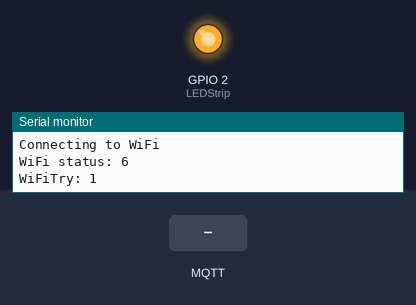
Bench run of a sketch on a simulated ESP8266 (NodeMCU). Shown: output pins drawn as LEDs (lit = HIGH), the last lines printed to the serial monitor. The inputs (shaded band) are chosen by the test bench. WiFi joins after 1.5 s; servers stay silent unless stated; random numbers use the default seed unless the sketch sets one; no MQTT or app messages arrive unless stated.

Above: at 0.2 s.
At 3.3 s:
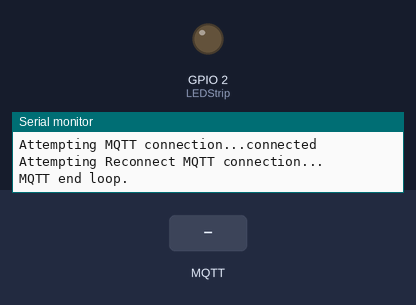
3.4 s: MQTT message "office/light/switch" arrives on the first subscribed topic
4.9 s: MQTT message "office/light/switch" arrives on the second subscribed topic
6.4 s: MQTT message "office/light/switch" arrives on the third subscribed topic
Timing chart, 0 to 9.4 s (numbered marks = the images above; inputs shaded):
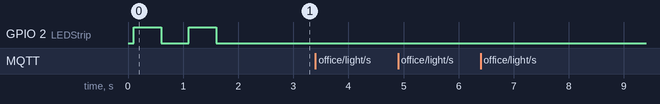

The sketch:

Connect_to_MQTT_0.7_-_receive_Dimmer.ino
```cpp
/*
 *     M      M     AA    TTTTTTT  TTTTTTT  EEEEEEE M      M     AA     NN    N
 *     MM    MM    A  A      T        T     E       MM    MM    A  A    NN    N
 *     M M  M M   A    A     T        T     E       M M  M M   A    A   N  N  N
 *     M  MM  M   AAAAAA     T        T     EEEE    M  MM  M   AAAAAA   N  N  N - AUTOMATION
 *     M      M  A      A    T        T     E       M      M  A      A  N   N N
 *     M      M  A      A    T        T     E       M      M  A      A  N    NN
 *     M      M  A      A    T        T     EEEEEEE M      M  A      A  N    NN
 *
 *
 *     Project    : Connect to MQTT, the Right Way
  *    Version    : 0.5
 *     Date       : 01-2021
 *     Written by : Ap Matteman
 */

// #include "WiFi.h"      //FOR ESP32
#include <ESP8266WiFi.h>  // FOR ESP8266
#include <PubSubClient.h> // FOR MQTT

WiFiClient espClient;
PubSubClient client(espClient); // MQTT Client

const char* YourWiFiSSID = "YourSSID";
const char* YourWiFiPassword = "YourWiFiPassword";
const char* mqtt_server = "192.168.10.10";
const char* mqtt_user = "MQTTHome";
const char* mqtt_password = "Home@48";
const char* Device_ID = "Dimmer";

int LEDStrip = 2;     // D4

byte OnOff = 0;
int Brightness = 0;

int WiFiTry = 0;          // times the WiFi is not available
int MQTTTry = 0;          // times the MQTT server is not available.

void setup() {
  Serial.begin(115200);
  delay(100);
  pinMode(LEDStrip, OUTPUT);

  ConnectWiFi();
  client.setServer(mqtt_server, 1883);
  ConnectMQTT();


  client.subscribe("office/light/switch");
  client.subscribe("office/light/brightness/set");
  client.setCallback(callback);

  // Send the Turn Off to Home Assistant
  client.publish("office/light/brightness/status", "0");
  client.publish("office/light/status", "OFF");
}

void ConnectWiFi() {
  //Connect with WiFi network
  WiFi.begin(YourWiFiSSID, YourWiFiPassword);
  Serial.println("Connecting to WiFi");
  //Try to connect to WiFi for 5 times
  while (WiFi.status() != WL_CONNECTED && WiFiTry < 5) {
    digitalWrite(LEDStrip, HIGH);
    ++WiFiTry;
    Serial.print("WiFi status: ");; Serial.println(WiFi.status());
    Serial.print("WiFiTry: ");; Serial.println(WiFiTry);
    delay(500);
    digitalWrite(LEDStrip, LOW);
    delay(500);
  }
  Serial.println("");
  Serial.print("WiFiTry: ");; Serial.println(WiFiTry);
  WiFiTry = 0;
  Serial.print("Got IP: ");  Serial.println(WiFi.localIP());
}

void ConnectMQTT() {

    while (!client.connected() && MQTTTry < 5 ) {
      Serial.print("Attempting MQTT connection...");
      ++MQTTTry;
      // Create a random client ID
      String clientId = "ESP8266Client-";
      clientId += String(random(0xffff), HEX);
      // Attempt to connect
      if (client.connect(clientId.c_str(), mqtt_user, mqtt_password)) {
        Serial.println("connected");
        // Once connected, publish an announcement...
        client.publish("outTopic", "hello world");
        // ... and resubscribe
        client.subscribe("inTopic");
      } else {
        Serial.print("failed, rc=");
        Serial.print(client.state());
        Serial.println(" try again in 5 seconds");
        // Wait 5 seconds before retrying
        delay(5000);
    }
  }


  // Recconnect to the MQTT server
  Serial.println("Attempting Reconnect MQTT connection...");
  // Attempt to connect
  //  client.setClient(Device_ID);
  // while (!client.connect(mqtt_server, mqtt_user, mqtt_password) && MQTTTry < 5 ) {
  /// while (!client.connect(Device_ID) && MQTTTry < 5 ) {
  //   ++MQTTTry;
  //   Serial.println("No MQTT, Retry");
  //   delay(1000);
  // }
  MQTTTry = 0;
  Serial.println("MQTT end loop.");
}

void callback(char* topic, byte* payload, unsigned int length) {
  Serial.print("MQTT Message: ");
  Serial.println(topic);

  if (strcmp(topic,"office/light/switch")==0){
    Serial.println("Signal for Switch");
    String Status = "";
    for (int i=0;i<length;i++) {
      Status+= (char)payload[i];
    }
    client.publish("office/light/status", Status.c_str());
    if (Status == "ON") {
      OnOff = 1;
    } else {
      OnOff = 0;
    }
    Serial.print("OnOff: ");
    Serial.println(OnOff);
  }

  if (strcmp(topic,"office/light/brightness/set")==0){
    Serial.println("Signal for Brightness");

    String Status = "";
    for (int i=0;i<length;i++) {
      Status+= (char)payload[i];
    }
    client.publish("office/light/brightness/status", Status.c_str());

    Brightness = Status.toInt();
    Serial.print("Brightness: ");
    Serial.println(Brightness);

  }
  int Strip = 0;

  if (OnOff == 1){
    Strip = 2.55 * Brightness;  // Brightness 1-100, AnaloogWrite 0-255,
  }
  analogWrite(LEDStrip, Strip);
  Serial.print("Strip: ");
  Serial.println(Strip);
}


void loop() {
  //  Your Code here
  delay(100);
  client.loop();


}
```
